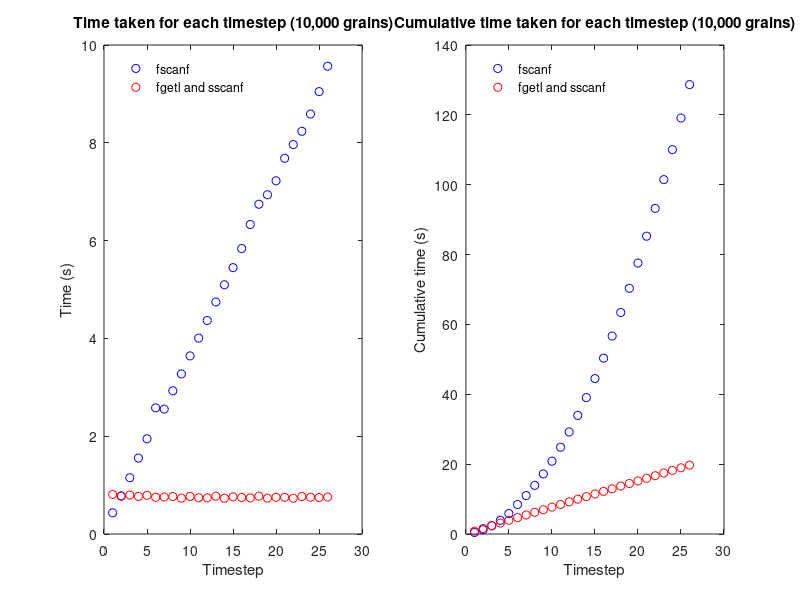

The MATLAB source for this figure:
%% Script to analise read in speed of two versions of read_VPSC
clear;clc;close all;

% read_VPSC:        Uses loop of fgetl and sscanf to read in Eulers
% read_VPSC_old:    Uses fgetl loop to return pointer to correct position


% time taken to read an individual block for the old and new read_VPSC
new = [0.809148,0.771807,0.796950,0.768232,0.790912,0.751279,0.756557,0.766800,0.733605, ...
    0.768388,0.741968,0.740386,0.774137,0.731706,0.760248,0.748203,0.737556,0.773499, ...
    0.733017,0.751363,0.750588,0.731464,0.766767,0.752732,0.746390,0.755381];

old = [0.433511,0.780844,1.150376,1.552762,1.946433,2.579460,2.553688,2.928495,3.273509, ...
    3.642660,4.005739,4.365827,4.744245,5.096555,5.447208,5.837268,6.328803,6.743401, ...
    6.937615,7.222874,7.684128,7.963349,8.235077,8.588553,9.046859,9.566501];

% find the cumulative times
cumulOld = cumsum(old);
cumulNew = cumsum(new);

% create x axis array for number of blocks
nblocks = linspace(1,26,26);

%% Plots

subplot(1,2,1)
plot(nblocks,old,'bo')
hold on
plot(nblocks,new,'ro')
title('Time taken for each timestep (10,000 grains)')
xlabel('Timestep')
ylabel('Time (s)')
legend('fscanf','fgetl and sscanf','Location','northwest')
legend boxoff

subplot(1,2,2)
plot(nblocks,cumulOld,'bo')
hold on 
plot(nblocks,cumulNew,'ro')
title('Cumulative time taken for each timestep (10,000 grains)')
xlabel('Timestep')
ylabel('Cumulative time (s)')
legend('fscanf','fgetl and sscanf','Location','northwest')
legend boxoff



